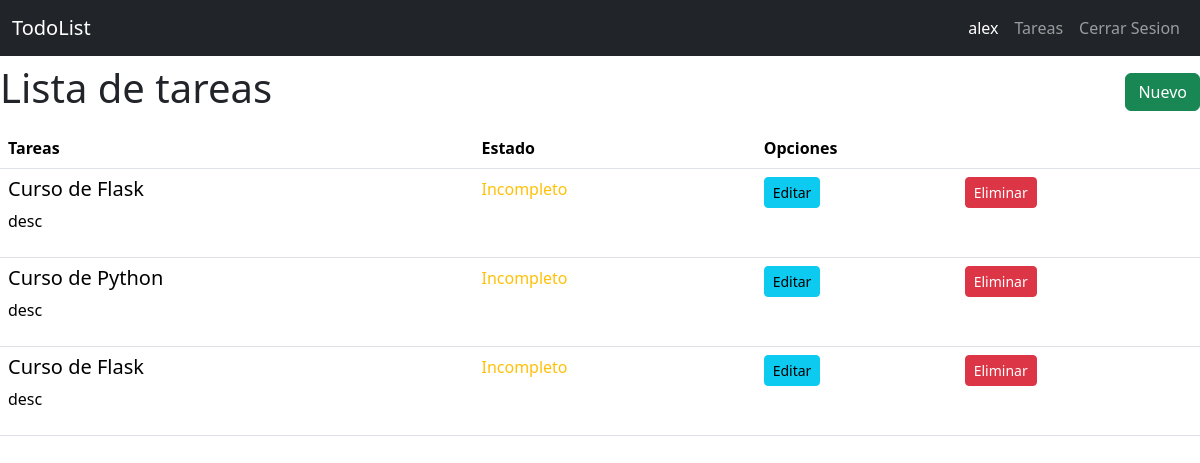
The app's page /todo/list (signed in) with its own data.
### todor/models.py (models this page shows, shortened)
class User(db.Model):
    id = db.Column(db.Integer, primary_key = True)
    username = db.Column(db.String(20), unique = True, nullable = False)
    password = db.Column(db.Text, nullable = False)

class Todo(db.Model):
    id = db.Column(db.Integer, primary_key = True)
    created_by = db.Column(db.Integer, db.ForeignKey('user.id'), nullable = False)
    title = db.Column(db.String(100), nullable = False)
    desc = db.Column(db.Text)
    state = db.Column(db.Boolean, default = False)

### todor/todo.py (the view)
@bp.route('/list')
@login_required
def index():
    todos = Todo.query.all()
    return render_template('todo/index.html', todos = todos)

### todor/auth.py (called while the page is built)
@bp.before_app_request
def load_logged_in_user():
    user_id = session.get('user_id')
    if user_id is None:
        g.user = None
    else:
        g.user = User.query.get_or_404(user_id)

def login_required(view):
    @functools.wraps(view)
    def wrapped_view(**kwargs):
        if g.user is None:
            return redirect(url_for('auth.login'))
        return view(**kwargs)
    return wrapped_view

### todor/templates/todo/index.html
{% extends 'base.html' %}
{% block content %}
<section class="container-fuid">
    <nav class="navbar">
        <h1>{% block title %}Lista de tareas{% endblock %}</h1>
        <a href="{{url_for('todo.create')}}" class="btn btn-success">Nuevo</a>
    </nav>
    <table class="table">
        <thead>
            <tr>
                <th class="col">Tareas</th>
                <th class="col">Estado</th>
                <th class="col" colspan="2">Opciones</th>
            </tr>
        </thead>
        <tbody>
            {% for todo in todos | reverse%}
            {% if g.user.id == todo.created_by %}
            <tr>
                <td>
                    <h5>{{todo.title}}</h5>
                    <p>{{todo.desc}}</p>
                </td>
                <td>
                    {% if todo.state == false %}
                    <span class="text-warning">Incompleto</span>
                    {% else %}
                    <span class="text-success">Completado</span>
                    {% endif %}
                </td>
                <td>
                    <a href="{{url_for('todo.update', id = todo.id)}}" class="btn btn-info btn-sm">Editar</a>
                </td>
                <td>
                    <a href="{{url_for('todo.delete', id = todo.id)}}" class="btn btn-danger btn-sm">Eliminar</a>
                </td>
            </tr>
            {% endif%}
            {% endfor %}
        </tbody>
    </table>
</section>
{% endblock %}

### todor/templates/base.html (shortened to what this page needs)
<!DOCTYPE html>
<html lang="en">
<head>
  <link href="https://cdn.jsdelivr.net/npm/bootstrap@5.3.3/dist/css/bootstrap.min.css" rel="stylesheet"
>
</head>
<body>
  <nav class="navbar navbar-expand-sm bg-dark" data-bs-theme="dark">
    <div class="container-fluid">
      <a class="navbar-brand" href="{{url_for('index')}}">TodoList</a>
      <div class="collapse navbar-collapse justify-content-end" id="navbarNav">
        <ul class="navbar-nav">
          {% if g.user %}
          <li class="nav-item">
            <span class="nav-link active">{{ g.user.username}}</span>
          </li>
          <li class="nav-item">
            <a class="nav-link" href="{{url_for('todo.index')}}">Tareas</a>
          </li>
          <li class="nav-item">
            <a class="nav-link" href="{{url_for('auth.logout')}}">Cerrar Sesion</a>
          </li>
          {% endif %}
        </ul>
      </div>
    </div>
  </nav>
  {% block content %}
  {% endblock %}
</body>
</html>

### records on screen
User: user.username "alex"
Todo: title "Curso de Flask", desc "desc", state "Incompleto"
Todo: title "Curso de Python", desc "desc", state "Incompleto"
Todo: title "Curso de Flask", desc "desc", state "Incompleto"
